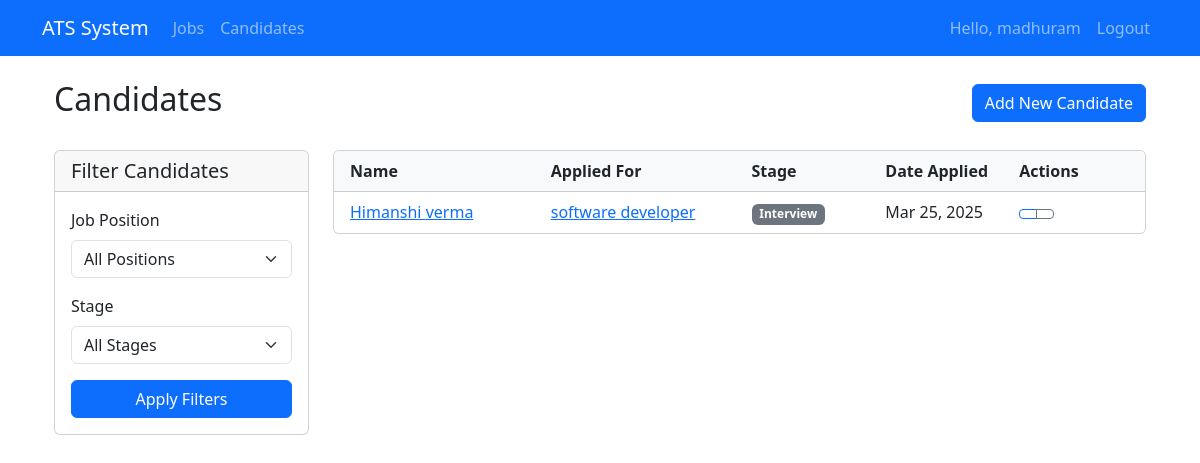
The page /candidates/ (signed in) on the database its author committed.
### candidates/models.py (models this page shows, shortened)
class Candidate(models.Model):
    STAGE_CHOICES = [
        ('new', 'New'),
        ('screening', 'Screening'),
        ('interview', 'Interview'),
        ('technical', 'Technical Assessment'),
        ('final', 'Final Interview'),
        ('offer', 'Offer'),
        ('hired', 'Hired'),
        ('rejected', 'Rejected'),
    ]
    first_name = models.CharField(max_length=100)
    last_name = models.CharField(max_length=100)
    email = models.EmailField(unique=True)
    phone = models.CharField(max_length=20, blank=True)
    resume = models.FileField(upload_to=resume_file_path)
    cover_letter = models.TextField(blank=True)
    job = models.ForeignKey(JobPost, on_delete=models.CASCADE, related_name='candidates')
    stage = models.CharField(max_length=20, choices=STAGE_CHOICES, default='new')
    created_at = models.DateTimeField(auto_now_add=True)
    updated_at = models.DateTimeField(auto_now=True)

### jobs/models.py (models this page shows, shortened)
class JobPost(models.Model):
    STATUS_CHOICES = [
        ('draft', 'Draft'),
        ('published', 'Published'),
        ('closed', 'Closed'),
    ]
    title = models.CharField(max_length=200)
    department = models.ForeignKey(Department, on_delete=models.CASCADE)
    location = models.CharField(max_length=100)
    description = models.TextField()
    requirements = models.TextField()
    responsibilities = models.TextField()
    status = models.CharField(max_length=10, choices=STATUS_CHOICES, default='draft')
    created_by = models.ForeignKey(User, on_delete=models.CASCADE, related_name='created_jobs')
    created_at = models.DateTimeField(auto_now_add=True)
    updated_at = models.DateTimeField(auto_now=True)
    salary_min = models.DecimalField(max_digits=10, decimal_places=2, null=True, blank=True)
    salary_max = models.DecimalField(max_digits=10, decimal_places=2, null=True, blank=True)

### candidates/views.py (the view)
# urls.py: path('', views.candidate_list, name='candidate_list'),
@login_required
def candidate_list(request):
    candidates = Candidate.objects.all().order_by('-created_at')
    return render(request, 'candidates/candidate_list.html', {'candidates': candidates})

### candidates/templates/candidates/candidate_list.html (shortened to what this page needs)
{% extends "base.html" %}
{% block content %}
<div class="container">
    <div class="d-flex justify-content-between align-items-center mb-4">
        <h2>Candidates</h2>
        <a href="{% url 'candidate_create' %}" class="btn btn-primary">
             Add New Candidate
        </a>
    </div>
    <div class="row">
        <div class="col-md-3 mb-4">
            <div class="card">
                <div class="card-header">
                    <h5 class="mb-0">Filter Candidates</h5>
                </div>
                <div class="card-body">
                    <form method="get">
                        <div class="mb-3">
                            <label for="job" class="form-label">Job Position</label>
                            <select name="job" id="job" class="form-select">
                                <option value="">All Positions</option>
                            </select>
                        </div>
                        <div class="mb-3">
                            <label for="stage" class="form-label">Stage</label>
                            <select name="stage" id="stage" class="form-select">
                                <option value="">All Stages</option>
                            </select>
                        </div>
                        <div class="d-grid">
                            <button type="submit" class="btn btn-primary">Apply Filters</button>
                        </div>
                    </form>
                </div>
            </div>
        </div>
        <div class="col-md-9">
            {% if candidates %}
                <div class="card">
                    <div class="card-header bg-light">
                        <div class="row">
                            <div class="col-md-3"><strong>Name</strong></div>
                            <div class="col-md-3"><strong>Applied For</strong></div>
                            <div class="col-md-2"><strong>Stage</strong></div>
                            <div class="col-md-2"><strong>Date Applied</strong></div>
                            <div class="col-md-2"><strong>Actions</strong></div>
                        </div>
                    </div>
                    <div class="list-group list-group-flush">
                        {% for candidate in candidates %}
                            <div class="list-group-item">
                                <div class="row align-items-center">
                                    <div class="col-md-3">
                                        <a href="{% url 'candidate_detail' candidate.id %}">
                                            {{ candidate.first_name }} {{ candidate.last_name }}
                                        </a>
                                    </div>
                                    <div class="col-md-3">
                                        <a href="{% url 'job_detail' candidate.job.id %}">{{ candidate.job.title }}</a>
                                    </div>
                                    <div class="col-md-2">
                                        {% if candidate.stage == 'new' %}
                                            <span class="badge bg-info">New</span>
                                        {% elif candidate.stage == 'screening' %}
                                            <span class="badge bg-primary">Screening</span>
                                        {% elif candidate.stage == 'interview' %}
                                            <span class="badge bg-secondary">Interview</span>
                                        {% elif candidate.stage == 'technical' %}
                                            <span class="badge bg-warning text-dark">Technical</span>
                                        {% elif candidate.stage == 'final' %}
                                            <span class="badge bg-dark">Final</span>
                                        {% elif candidate.stage == 'offer' %}
                                            <span class="badge bg-success">Offer</span>
                                        {% elif candidate.stage == 'hired' %}
                                            <span class="badge bg-success">Hired</span>
                                        {% elif candidate.stage == 'rejected' %}
                                            <span class="badge bg-danger">Rejected</span>
                                        {% endif %}
                                    </div>
                                    <div class="col-md-2">
                                        {{ candidate.created_at|date:"M d, Y" }}
                                    </div>
                                    <div class="col-md-2">
                                        <div class="btn-group">
                                            <a href="{% url 'candidate_detail' candidate.id %}" class="btn btn-sm btn-outline-primary">
                                            </a>
                                            <a href="{% url 'candidate_edit' candidate.id %}" class="btn btn-sm btn-outline-secondary">
                                            </a>
                                        </div>
                                    </div>
                                </div>
                            </div>
                        {% endfor %}
                    </div>
                </div>
            {% endif %}
        </div>
    </div>
</div>
{% endblock %}

### jobs/templates/base.html (shortened to what this page needs)
<!DOCTYPE html>
<html lang="en">
<head>
    <link href="https://cdn.jsdelivr.net/npm/bootstrap@5.3.0/dist/css/bootstrap.min.css" rel="stylesheet">
</head>
<body>
    <nav class="navbar navbar-expand-lg navbar-dark bg-primary">
        <div class="container">
            <a class="navbar-brand" href="{% url 'job_list' %}">ATS System</a>
            <div class="collapse navbar-collapse" id="navbarNav">
                <ul class="navbar-nav me-auto">
                    <li class="nav-item">
                        <a class="nav-link" href="{% url 'job_list' %}">Jobs</a>
                    </li>
                    <li class="nav-item">
                        <a class="nav-link" href="{% url 'candidate_list' %}">Candidates</a>
                    </li>
                </ul>
                <ul class="navbar-nav">
                    {% if user.is_authenticated %}
                        <li class="nav-item">
                            <span class="nav-link">Hello, {{ user.username }}</span>
                        </li>
                        <li class="nav-item">
                            <a class="nav-link" href="{% url 'logout' %}">Logout</a>
                        </li>
                    {% else %}
                        <li class="nav-item">
                            <a class="nav-link" href="{% url 'login' %}">Login</a>
                        </li>
                    {% endif %}
                </ul>
            </div>
        </div>
    </nav>
    <div class="container mt-4">
        {% block content %}{% endblock %}
    </div>
</body>
</html>

### rows shown on the page
Candidate: first_name "Himanshi", last_name "verma", job "software developer", stage "Interview", created_at "Mar 25, 2025"

### other values the page prints
{{ user.username }} "madhuram"
